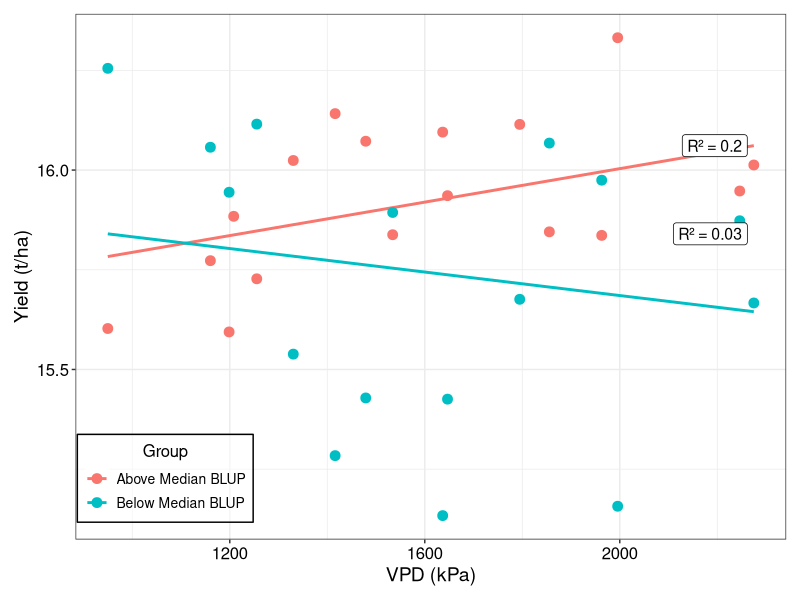
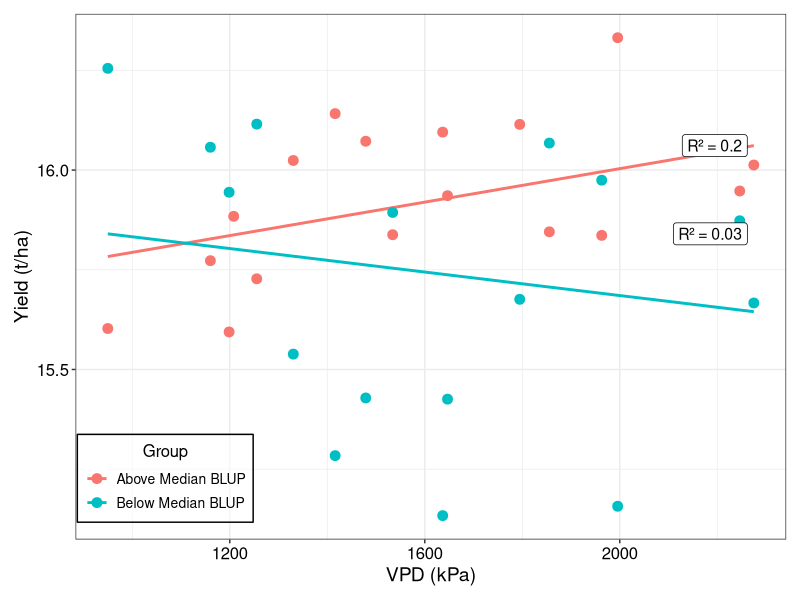

These figures' R source, in order:
# Load libraries
library(lme4)
library(ggplot2)
library(dplyr)
library(tibble)
library(gridExtra)
library(ggrepel)

# Load the dataset
cycle1_data <- read.csv("C1_15_19.csv")

# Filter out rows with NA in Above_median_BLUP
cycle1_data <- cycle1_data %>% filter(!is.na(Above_median_BLUP))

# Fit the mixed-effects model
lmod <- lmer(Yield ~ (1|GEN) + (1|ENV) + (1|GEN:ENV) + (1|REP:ENV), data = cycle1_data)

# Extract BLUPs for GEN:ENV
blups <- coef(lmod)$`GEN:ENV`
blups_df <- as.data.frame(blups) %>%
  rownames_to_column(var = "GEN_ENV") %>%
  mutate(
    GEN = sub(":.*", "", GEN_ENV),
    ENV = sub(".*:", "", GEN_ENV)
  ) %>%
  select(GEN, ENV, `(Intercept)`) %>%
  rename(Yield = `(Intercept)`)

# Calculate environmental VPD means
env_means <- cycle1_data %>%
  group_by(ENV) %>%
  summarise(VPD_mean = mean(VPD_flow, na.rm = TRUE))

# Merge BLUPs with environmental means
merged_data <- blups_df %>%
  left_join(env_means, by = "ENV")

# Add Above_median_BLUP group information
group_data <- cycle1_data %>% select(GEN, Above_median_BLUP) %>% distinct()
merged_data <- merged_data %>%
  left_join(group_data, by = "GEN")

# Calculate mean values for each group
group_means <- merged_data %>%
  group_by(Above_median_BLUP, ENV) %>%
  summarise(
    Yield_mean = mean(Yield, na.rm = TRUE),
    VPD_mean = mean(VPD_mean, na.rm = TRUE),
    .groups = "drop"
  )

# Define a function to calculate R² and predict values for trendlines
calculate_trendline <- function(data) {
  model <- lm(Yield_mean ~ VPD_mean, data = data)
  r2 <- summary(model)$r.squared
  data <- data %>%
    mutate(
      Predicted_Yield = predict(model, newdata = data.frame(VPD_mean = VPD_mean))
    )
  list(data = data, r2 = round(r2, 2))
}

# Calculate trendlines for each group
above_median <- group_means %>% filter(Above_median_BLUP == "AM")
below_median <- group_means %>% filter(Above_median_BLUP == "BM")

above_trendline <- calculate_trendline(above_median)
below_trendline <- calculate_trendline(below_median)

# Combine the results
trendline_data <- bind_rows(
  above_trendline$data %>% mutate(Group = "Above Median BLUP"),
  below_trendline$data %>% mutate(Group = "Below Median BLUP")
)

# Create the plot and assign it to a variable
p <- ggplot(trendline_data, aes(x = VPD_mean, y = Yield_mean, color = Group)) +
  geom_line(aes(y = Predicted_Yield), linewidth = 1) +  # Use linewidth instead of size
  geom_point(size = 3) +
  labs(
    x = "VPD (kPa)",
    y = "Yield (t/ha)",
    color = "Group"
  ) +
  theme_bw() +
  theme(
    legend.background = element_blank(),
    legend.title = element_text(size = 12, color = "black"),
    legend.text = element_text(size = 10, color = "black"),
    axis.title = element_text(size = 14, color = "black"),
    axis.text = element_text(size = 12, color = "black"),
    plot.title = element_text(size = 16, face = "bold", hjust = 0.5),
    plot.margin = margin(10, 10, 10, 10)
  ) +
  geom_label_repel(
    data = data.frame(
      Group = c("Above Median BLUP", "Below Median BLUP"),
      VPD_mean = c(max(above_median$VPD_mean), max(below_median$VPD_mean)),
      Yield_mean = c(max(above_trendline$data$Predicted_Yield), max(below_trendline$data$Predicted_Yield)),
      Label = c(
        paste0("R² = ", above_trendline$r2),
        paste0("R² = ", below_trendline$r2)
      )
    ),
    aes(x = VPD_mean, y = Yield_mean, label = Label),
    nudge_x = 0.1,
    size = 4,
    color = "black",
    fill = "white",
    segment.color = "grey50",
    show.legend = FALSE
  ) +
  guides(color = guide_legend(override.aes = list(fill = NA))) +
  theme(
    legend.position = c(0.25, 0.20),  # Position legend inside the plot (x, y from 0 to 1)
    legend.justification = c("right", "top"),
    legend.background = element_rect(fill = alpha("white", 0.5),color = "black"),
    legend.title.align = 0.5
  )

  #ggtitle("BLUP Correlations for Above/Below Median Groups")

# Display the plot
print(p)

# Save the plot using ggsave()
ggsave(
  filename = "C1_Above_Below_Median_BLUP_Correlations.png",
  plot = p,
  width = 8,
  height = 6,
  dpi = 300
)
